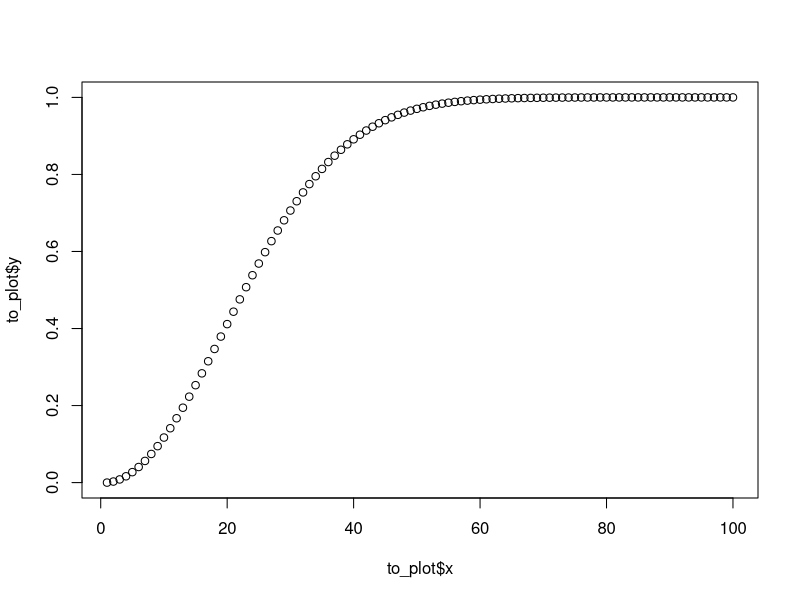
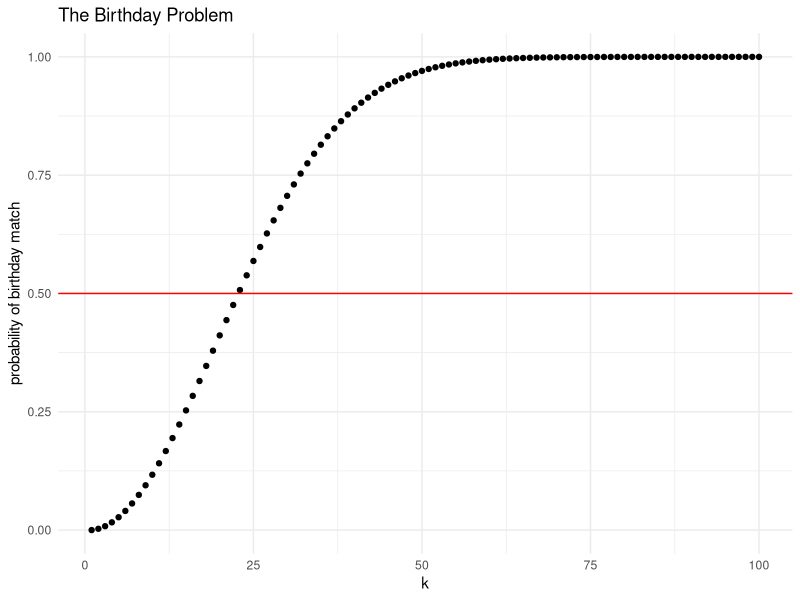

These figures' R source, in order: (Note: a time limit stopped this script after it produced the figures.)
## ---- chunk 1
knitr::opts_chunk$set(echo = TRUE)
## ---- chunk 2

vector_1 <- c(1)
  
empty_vector <- c(NA, NA, NA, NA, NA)
  
vector_2 <- c(1,2,3,6,5)

data_frame1 <- data.frame(x = 5, y = 5)

vector_1
empty_vector
vector_2
data_frame1
## ---- chunk 3
nums <- c(1,6,7,8,9) #a. Create a vector called nums containing the numbers 1, 6, 7, 8, 9.

nums[2] #b. Grab the second element of this vector. 
nums[2:3]
nums[2:5] #d. Grab all elements of this vector except the first. 

mean(nums)
max(nums)
sum(nums)

mean(nums > 5) #f. Find the proportion of elements of this vector that are greater than 5. 
## ---- chunk 4
factorial(5)
## ---- chunk 5
choose(5,4)
## ---- chunk 6
?sample

sample(c(1:6), 5, replace = TRUE)
sample(c(1:6), 5, replace = FALSE)

## ---- chunk 7
roll_1 <- sample(1:6, 1, replace = TRUE)
roll_1

roll_2 <- sample(1:6, 2, replace = TRUE) #Replace because you want all the numbers to still be available
roll_2

loaded <- c(0.04, 0.2, 0.3, 0.4, 0.03, 0.03)
loaded_roll <- sample(1:6, 1, replace = TRUE, prob = loaded)
loaded_roll
## ---- chunk 8
set.seed(123)
sample(1:6, 6, replace = TRUE)
sample(1:6, 6, replace = TRUE)

set.seed(123)
sample(1:6, 6, replace = TRUE) #the output of this should be the same as the output of the first sample.
## ---- chunk 9
set.seed(127)
## ---- chunk 10
## Sample from days of year (1:365), and select 35 students, WITH replacement because students can have the same birthday.
birth_days <- sample(1:365, 35, replace = TRUE)

birth_days
## ---- chunk 11
duplicates <- birth_days[duplicated(birth_days)] ## Return values where duplicated is TRUE
duplicates
## ---- chunk 12
set.seed(100)

n <- 100000
matches <- rep(NA, n) # Empty list of size n (100,000)
## ---- chunk 13
for (i in 1:n) {
  course <- sample(1:365, 35, replace = TRUE) # Sets 100,000 sets of 35 people classes
  matches[i] <- sum(duplicated(course))
}
## ---- chunk 14
prop.table(table(matches == 0))

##81 perent of the birthdays match
## ---- chunk 15
k <- 35
formula_result <- 1 - prod((365 - k + 1): 365)/365^k 

formula_result
0.81584/formula_result  # Formula result is only about 1 percent off the test result.
## ---- chunk 16
# create data frame to save output
to_plot <- data.frame(x = c(1:100), y = NA)

#loop to compute probability
for (k in c(1:100)) {
  to_plot$y[k]<- 1 - prod((365-k+1):365)/365^k
  }
## ---- chunk 17
plot(to_plot$x, to_plot$y)
## ---- chunk 18
install.packages("ggplot2")
library(ggplot2)
## ---- chunk 19
ggplot(data = to_plot, aes(x = x, y = y)) +
geom_point() +
geom_hline(yintercept = 0.5, color = "red") +
xlab("k") +
ylab("probability of birthday match") +
ggtitle("The Birthday Problem") +
theme_minimal()
## ---- chunk 20
#a. create data frame
df <- data.frame(passenger = c(1:100), assigned = sample(100, 100, replace = FALSE))

df$seat <- NA

## ---- chunk 21
# b. first passenger picks random seat
df$seat[1] <- sample(df$assigned, 1)

## ---- chunk 22
# c. second passenger's seat
free_seats <- df$assigned[!df$assigned %in% df$seat]
df$seat[2] <- ifelse(df$assigned[2] %in% df$seat, sample(free_seats, 1), df$assigned[2])

## ---- chunk 23
# d. loop for all subsequent passengers
for (i in c(3:100)) {
df$seat[i] <- ifelse(df$assigned[i] %in% df$seat, sample(free_seats, 1), df$assigned[i])
}
## ---- chunk 24
# e. now put this into a function
sim_plane <- function() {
df <- data.frame(passenger = c(1:100), assigned = sample(100, 100, replace = FALSE))
df$seat <- NA
df$seat[1] <- sample(df$assigned, 1)
for (i in c(2:100)) {
free_seats <- df$assigned[!df$assigned %in% df$seat]
df$seat[i] <- ifelse(df$assigned[i] %in% df$seat, sample(free_seats, 1), df$assigned[i])
}
success <- df$assigned[100]==df$seat[100]
return(success)
}
out <- replicate(10000, sim_plane())

## ---- chunk 25
# f. adapt for arbitrary number of passengers
sim_plane <- function(n) {
df <- data.frame(passenger = c(1:n), assigned = sample(n, n, replace = FALSE))
df$seat <- NA
df$seat[1] <- sample(df$assigned, 1)
for (i in c(2:n)) {
free_seats <- df$assigned[!df$assigned %in% df$seat]
df$seat[i] <- ifelse(df$assigned[i] %in% df$seat, sample(free_seats, 1), df$assigned[i])
}
success <- df$assigned[n]==df$seat[n]
return(success)
}
out <- replicate(10000, sim_plane(n = 50))
prop.table(table(out))

out <- replicate(10000, sim_plane(n = 100))
prop.table(table(out))

out <- replicate(10000, sim_plane(n = 500))
prop.table(table(out))
